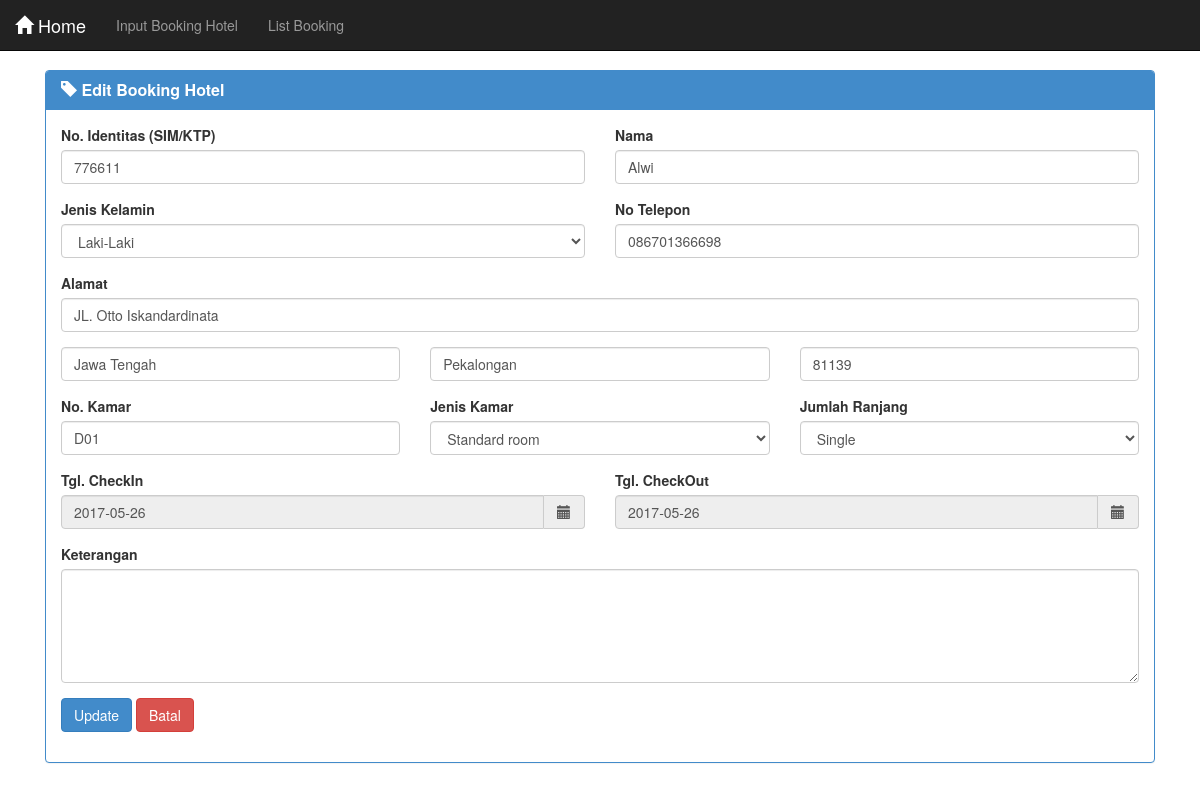
The app's page /edit.php?id=776611 with its own data.
### tables this page shows
CREATE TABLE IF NOT EXISTS `kamar` (
  `no_kamar` char(5) NOT NULL,
  `tipe_kamar` varchar(20) NOT NULL,
  `jml_ranjang` varchar(20) NOT NULL,
  `id` int(20) NOT NULL
);

CREATE TABLE IF NOT EXISTS `tamu` (
  `id` int(20) NOT NULL,
  `nama` varchar(40) NOT NULL,
  `jns_kel` varchar(20) NOT NULL,
  `notelp` char(13) NOT NULL,
  `jalan` varchar(100) NOT NULL,
  `provinsi` varchar(40) NOT NULL,
  `kota` varchar(30) NOT NULL,
  `kd_pos` int(7) NOT NULL,
  `tgl_checkin` date NOT NULL,
  `tgl_checkout` date NOT NULL,
  `keterangan` varchar(100) NOT NULL,
  `no_kamar` char(5) NOT NULL
);

### edit.php (the view, shortened to what this page needs)
<!DOCTYPE html>
<html>
  <head>
    <?php
    $id = $_GET['id'];
    $input = mysql_query("SELECT tamu.* , kamar.* FROM tamu, kamar WHERE kamar.id='$id'");
    $data = mysql_fetch_array($input);
    ?>
    <link href="css/bootstrap.min.css" rel="stylesheet">
    <link href="css/datepicker.css" rel="stylesheet">
  </head>
  <body>
    <div class="container">
      <nav class="navbar navbar-inverse navbar-fixed-top">
        <div class="navbar-header">
          <a class="navbar-brand" href="#"><i class="glyphicon glyphicon-home"></i> Home</a>
        </div>
        <div id="navbar" class="navbar-collapse collapse">
          <ul class="nav navbar-nav">
            <li><a href="index.php">Input Booking Hotel</a></li>
            <li><a href="rekap.php">List Booking</a></li>
          </ul>
        </div>
      </nav>
      <div class="row">
        <div class="col-lg-6">
        </div>
      </div>
      <div class="col-md-12">
        <div class="panel panel-primary">
          <div class="panel-heading">
            <h3 class="panel-title"><i class="glyphicon glyphicon-tag"></i> <b> Edit Booking Hotel </b> </h3>
          </div>
          <div class="panel-body">
            <form id="form_input" action="edit.php" method="post">
                 <div class="row">
                   <div class="col-xs-6 form-group">
                     <label class="control-label" for="id">No. Identitas (SIM/KTP)</label>
                     <input type="text" name="id" value="<?php echo $data['id']; ?>" class="form-control" required>
                   </div>
                   <div class="col-xs-6 form-group">
                     <label class="control-label" for="nama">Nama </label>
                     <input type="text" class="form-control" name="nama" value="<?php echo $data['nama']; ?>" required>
                   </div>
                 </div>
                 <div class="row">
                   <div class="col-xs-6 form-group">
                     <label for="sel1">Jenis Kelamin</label>
                     <select class="form-control" name="jns_kel">
                       <option>Laki-Laki</option>
                     </select>
                   </div>
                   <div class="col-xs-6 form-group">
                     <label class="control-label" for="hp">No Telepon</label>
                     <input type="number" class="form-control" value="<?php echo $data['notelp']; ?>" name="notelp">
                   </div>
                 </div>
                 <div class="form-group">
                   <label class="control-label" for="hp">Alamat</label>
                   <input type="text" class="form-control"  placeholder="Alamat Lengkap" name="jalan" value="<?php echo $data['jalan']; ?>">
                </div>
                 <div class="row">
                   <div class="col-xs-4 form-group">
                     <input type="text" class="form-control" placeholder="Provinsi" name="provinsi" value="<?php echo $data['provinsi']; ?>" required>
                   </div>
                   <div class="col-xs-4 form-group">
                     <input type="text" class="form-control" placeholder="Kota/Kabupaten" name="kota" value="<?php echo $data['kota']; ?>" required>
                   </div>
                   <div class="col-xs-4 form-group">
                     <input type="text" class="form-control" placeholder="Kode Pos" name="kd_pos" value="<?php echo $data['kd_pos']; ?>" required>
                   </div>
                 </div>
                 <div class="row">
                   <div class="col-xs-4 form-group">
                     <label class="control-label">No. Kamar</label>
                     <input type="text" class="form-control" placeholder="No. Kamar" name="no_kamar" value="<?php echo $data['no_kamar']; ?>" required>
                   </div>
                   <div class="col-xs-4 form-group">
                     <label for="sel1">Jenis Kamar</label>
                     <select class="form-control" name="tipe_kamar">
                       <option>Standard room</option>
                     </select>
                   </div>
                   <div class="col-xs-4 form-group">
                     <label for="sel1">Jumlah Ranjang</label>
                     <select class="form-control" name="jml_ranjang">
                       <option>Single</option>
                     </select>
                   </div>
                 </div>
                 <div class="row">
                   <div class="col-xs-6 form-group">
                     <label>Tgl. CheckIn</label>
                     <div class="input-group date " data-date="" data-date-format="yyyy-mm-dd">
                       <input class="form-control" type="text" name="tgl_checkin" readonly="readonly" value="<?php echo $data['tgl_checkin']; ?>">
                       <span class="input-group-addon"><i class="glyphicon glyphicon-calendar"></i></span>
                     </div>
                  </div>
                  <div class="col-xs-6 form-group">
                    <label>Tgl. CheckOut</label>
                    <div class="input-group date " data-date="" data-date-format="yyyy-mm-dd">
                      <input class="form-control" type="text" name="tgl_checkout" readonly="readonly" value="<?php echo $data['tgl_checkout']; ?>">
                      <span class="input-group-addon"><i class="glyphicon glyphicon-calendar"></i></span>
                    </div>
                 </div>
                 </div>
                 <div class="form-group">
                   <label for="comment">Keterangan</label>
                   <textarea class="form-control" rows="5" name="keterangan" value="<?php echo $data['keterangan']; ?>"></textarea>
                 </div>
                 <div class="form-group">
                   <input type="submit" value="Update" name="update" class="btn btn-primary">
                 	 <a href="rekap.php" class="btn btn-danger">Batal</a>
                 </div>
            </form>
          </div>
        </div>
      </div>
    </div>
  </body>
</html>

### css/datepicker.css (style rules this page uses)
.input-group.date .input-group-addon i, .input-group.date .input-group-addon i { display: block; cursor: pointer; width: 16px; height: 16px; }

### records on screen
kamar: id "776611", no_kamar "D01"
tamu: nama "Alwi", notelp "086701366698", jalan "JL. Otto Iskandardinata", provinsi "Jawa Tengah", kota "Pekalongan", kd_pos "81139", tgl_checkin "2017-05-26", tgl_checkout "2017-05-26"
